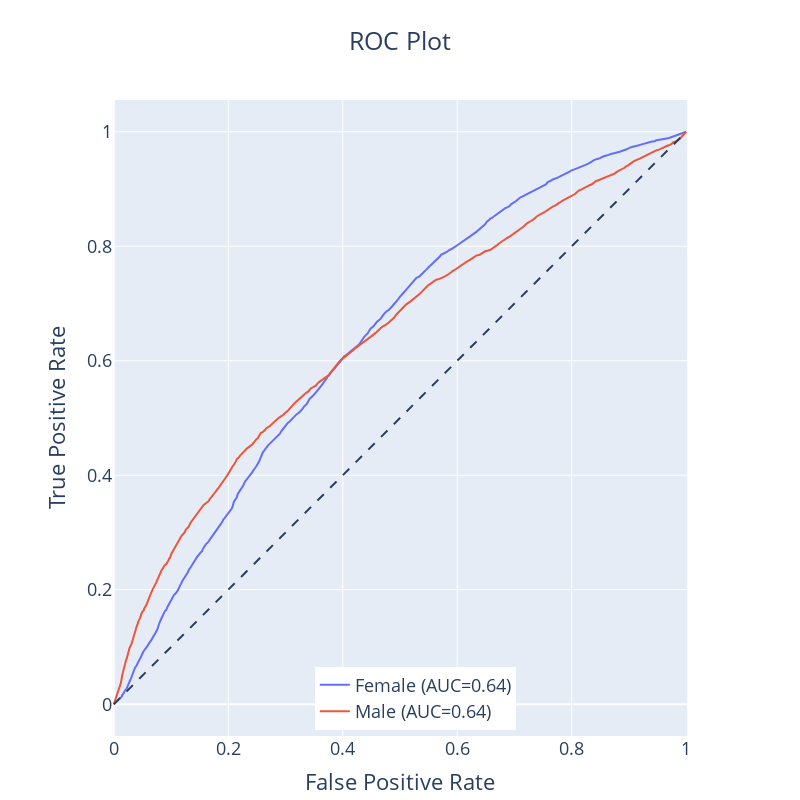

Notebook cell for this chart:
### Code cell
plot.plot_roc()

# predicted probability histogram plot
#plot_probability_histogram()

### Figure 1 — Plotly figure (JSON) as saved in the notebook; plotly's stock layout.template omitted (floating-point values rounded to 4 significant figures; data arrays with more than 128 entries replaced by an {"elided": "..."} marker saying what was removed)
{"data": [{"mode": "lines", "name": "Female (AUC=0.64)", "type": "scatter", "x": {"elided": "453 float values"}, "y": {"elided": "453 float values"}}, {"mode": "lines", "name": "Male (AUC=0.64)", "type": "scatter", "x": {"elided": "453 float values"}, "y": {"elided": "453 float values"}}], "layout": {"font": {"size": 18}, "height": 800, "legend": {"x": 0.65, "xanchor": "right", "y": 0.01, "yanchor": "bottom"}, "margin": {"b": 10, "l": 10, "r": 10, "t": 100}, "shapes": [{"line": {"dash": "dash"}, "type": "line", "x0": 0, "x1": 1, "y0": 0, "y1": 1}], "title": {"text": "ROC Plot", "x": 0.5}, "width": 800, "xaxis": {"constrain": "domain", "title": {"text": "False Positive Rate"}}, "yaxis": {"scaleanchor": "x", "scaleratio": 1, "title": {"text": "True Positive Rate"}}}}
